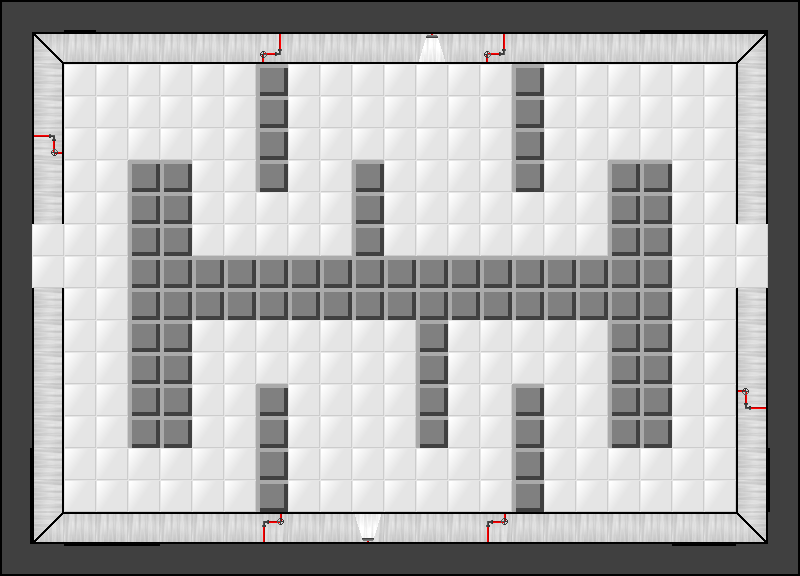

A level layout from a 2D game, rendered from its tile map. Below: a short description, then the map file with tile-grid data replaced by summaries:
An orthogonal 25x18 tile map with 32x32 px tiles, 2 tile layers (Tile Layer 2, Tile Layer 1) and 18 objects (8x conveyor, 4x blade, 2x door, 2x button, 2x gate).

<map version="1.0" orientation="orthogonal" width="25" height="18" tilewidth="32" tileheight="32">
 <tileset firstgid="1" name="room_tileset" tilewidth="32" tileheight="32">
  <image source="../graphics/room_tileset.png" width="192" height="256" />
 </tileset>
 <layer name="Tile Layer 2" width="25" height="18">
  <data>[450 cells, 450 non-empty, 1 distinct tile ids]</data>
 </layer>
 <layer name="Tile Layer 1" width="25" height="18">
  <data>[450 cells, 237 non-empty, 23 distinct tile ids]</data>
 </layer>
 <objectgroup name="Object Layer 1" width="25" height="18">
  <object name="door 1" type="door" x="736" y="224" width="32" height="64" />
  <object name="blade 1-1" type="blade" x="224" y="64" width="32" height="32" />
  <object name="button 1" type="button" x="416" y="64" width="32" height="32">
   <properties>
    <property name="id" value="1" />
   </properties>
  </object>
  <object name="blade 2-2" type="blade" x="544" y="480" width="32" height="32" />
  <object name="tread (up)" type="conveyor" x="64" y="416" width="32" height="32">
   <properties>
    <property name="dir" value="s" />
   </properties>
  </object>
  <object name="door" type="gate" x="672" y="416" width="64" height="32">
   <properties>
    <property name="id" value="1" />
   </properties>
  </object>
  <object name="tread (up)" type="conveyor" x="96" y="416" width="32" height="32">
   <properties>
    <property name="dir" value="s" />
   </properties>
  </object>
  <object name="button 2" type="button" x="352" y="320" width="32" height="32">
   <properties>
    <property name="id" value="2" />
   </properties>
  </object>
  <object name="tread (up)" type="conveyor" x="704" y="192" width="32" height="32">
   <properties>
    <property name="dir" value="n" />
   </properties>
  </object>
  <object name="tread (up)" type="conveyor" x="64" y="384" width="32" height="32">
   <properties>
    <property name="dir" value="s" />
   </properties>
  </object>
  <object name="blade 2-1" type="blade" x="192" y="320" width="32" height="32" />
  <object name="tread (up)" type="conveyor" x="96" y="384" width="32" height="32">
   <properties>
    <property name="dir" value="s" />
   </properties>
  </object>
  <object name="tread (up)" type="conveyor" x="672" y="192" width="32" height="32">
   <properties>
    <property name="dir" value="n" />
   </properties>
  </object>
  <object name="blade 1-2" type="blade" x="576" y="224" width="32" height="32" />
  <object name="door" type="gate" x="64" y="160" width="64" height="32">
   <properties>
    <property name="id" value="2" />
   </properties>
  </object>
  <object name="tread (up)" type="conveyor" x="672" y="160" width="32" height="32">
   <properties>
    <property name="dir" value="n" />
   </properties>
  </object>
  <object name="tread (up)" type="conveyor" x="704" y="160" width="32" height="32">
   <properties>
    <property name="dir" value="n" />
   </properties>
  </object>
  <object name="door 2" type="door" x="32" y="224" width="32" height="64" />
 </objectgroup>
</map>
